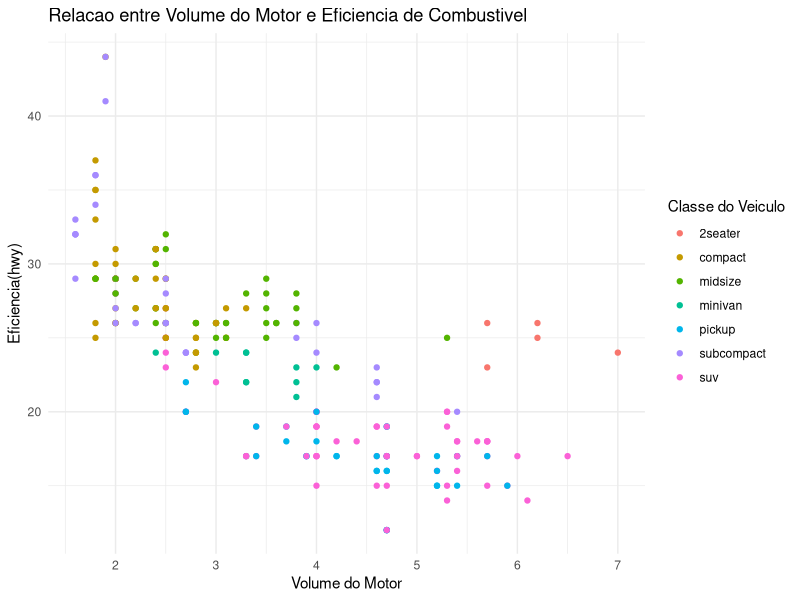
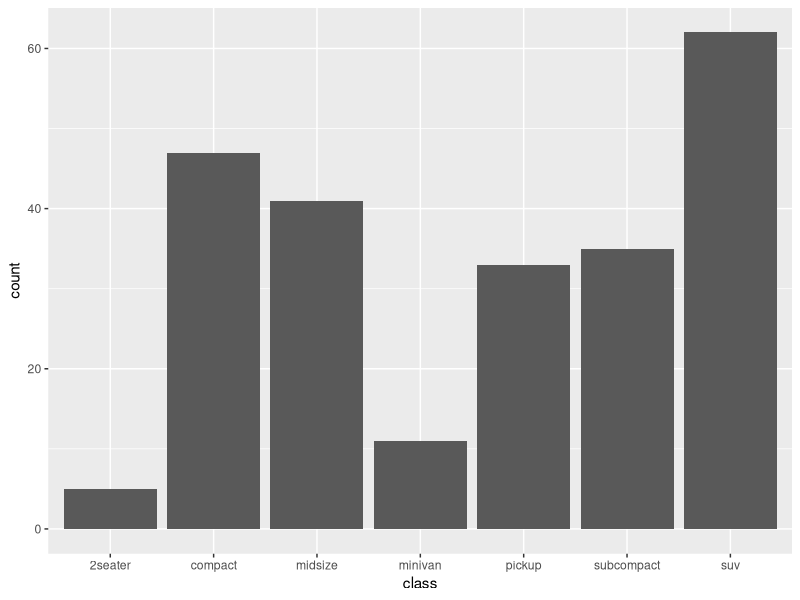
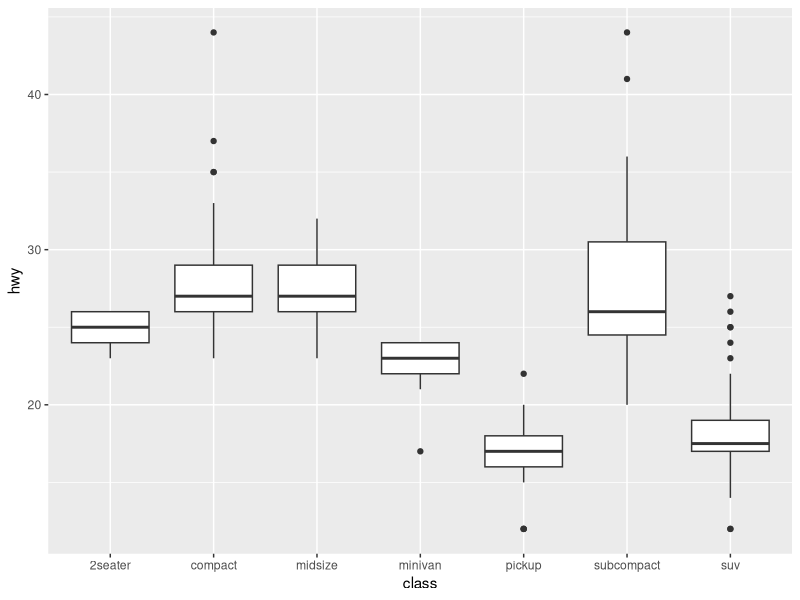
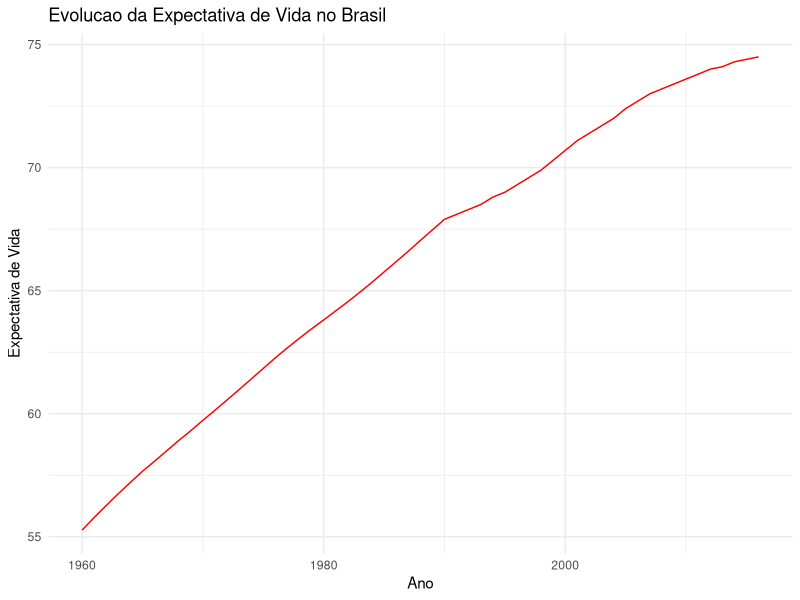

Generate these figures, in order, with R: (Note: this script raises an error after producing the figures.)
# aula 12

# porta de entrada -> ggplot2
# R graphics, lattice, plotly, highcharter, leaflet, dygraphs, shiny, diagrammeR

# aes() = define as variaveis
# geom_* = , 

# hwy = milhas por galao na rodovia
# displ = volume do motor
# class = classificacao dos carros

install.packages("ggplot2")
install.packages("dslabs")

library(ggplot2)
library(dslabs)

data(mpg)

# grafico de dispersao
ggplot(data = mpg, aes(x = displ, y = hwy)) +
  geom_point(aes(color = class)) +
  labs(title = "Relacao entre Volume do Motor e Eficiencia de Combustivel",
       x = "Volume do Motor", y = "Eficiencia(hwy)", color = "Classe do Veiculo") +
  theme_minimal()

# de barras
ggplot(data = mpg, aes(x = class)) +
  geom_bar()

# boxplot
ggplot(data = mpg, aes(x = class, y = hwy)) +
  geom_boxplot()

# carregando conjunto de dados
data("gapminder")

# filtrar dados para o Brasil
brazil_data <- subset(gapminder, country == "Brazil")

# grafico de linha simples mostrando a evolucao da expectativa de vida no Brasil
ggplot(brazil_data, aes(x = year, y = life_expectancy)) + 
  geom_line(color = "red") + 
  labs(title = "Evolucao da Expectativa de Vida no Brasil", x = "Ano", y = "Expectativa de Vida") +
  theme_minimal()

# histograma da coluna mpg do conjunto mtcars
ggplot(data = mtcars, aes(x = mpg)) +
  geom_histogram(fill = "steelblue", color = "black", bins = 5) +
  labs(title = "Histograma de Milhas por Galao (mpg)", x = "Milhas por Galao") +
  theme_minimal

# 
